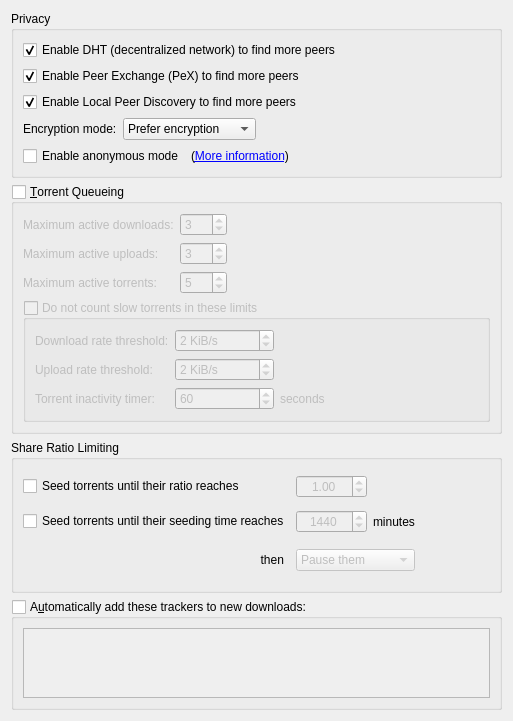
          <widget class="QWidget" name="scrollAreaWidgetContents_4">
           <property name="geometry">
            <rect>
             <x>0</x>
             <y>0</y>
             <width>513</width>
             <height>679</height>
            </rect>
           </property>
           <layout class="QVBoxLayout" name="verticalLayout_7">
            <item>
             <widget class="QGroupBox" name="AddBTFeaturesBox">
              <property name="title">
               <string>Privacy</string>
              </property>
              <layout class="QVBoxLayout" name="verticalLayout_14">
               <item>
                <widget class="QCheckBox" name="checkDHT">
                 <property name="text">
                  <string>Enable DHT (decentralized network) to find more peers</string>
                 </property>
                 <property name="checked">
                  <bool>true</bool>
                 </property>
                </widget>
               </item>
               <item>
                <widget class="QCheckBox" name="checkPeX">
                 <property name="toolTip">
                  <string>Exchange peers with compatible Bittorrent clients (µTorrent, Vuze, ...)</string>
                 </property>
                 <property name="text">
                  <string>Enable Peer Exchange (PeX) to find more peers</string>
                 </property>
                 <property name="checked">
                  <bool>true</bool>
                 </property>
                </widget>
               </item>
               <item>
                <widget class="QCheckBox" name="checkLSD">
                 <property name="toolTip">
                  <string>Look for peers on your local network</string>
                 </property>
                 <property name="text">
                  <string>Enable Local Peer Discovery to find more peers</string>
                 </property>
                 <property name="checked">
                  <bool>true</bool>
                 </property>
                </widget>
               </item>
               <item>
                <layout class="QHBoxLayout">
                 <item>
                  <widget class="QLabel" name="lbl_encryption">
                   <property name="text">
                    <string>Encryption mode:</string>
                   </property>
                  </widget>
                 </item>
                 <item>
                  <widget class="QComboBox" name="comboEncryption">
                   <item>
                    <property name="text">
                     <string>Prefer encryption</string>
                    </property>
                   </item>
                   <item>
                    <property name="text">
                     <string>Require encryption</string>
                    </property>
                   </item>
                   <item>
                    <property name="text">
                     <string>Disable encryption</string>
                    </property>
                   </item>
                  </widget>
                 </item>
                 <item>
                  <spacer>
                   <property name="orientation">
                    <enum>Qt::Horizontal</enum>
                   </property>
                   <property name="sizeHint" stdset="0">
                    <size>
                     <width>40</width>
                     <height>20</height>
                    </size>
                   </property>
                  </spacer>
                 </item>
                </layout>
               </item>
               <item>
                <layout class="QHBoxLayout" name="horizontalLayout_6">
                 <item>
                  <widget class="QCheckBox" name="checkAnonymousMode">
                   <property name="toolTip">
                    <string>Enable when using a proxy or a VPN connection</string>
                   </property>
                   <property name="text">
                    <string>Enable anonymous mode</string>
                   </property>
                  </widget>
                 </item>
                 <item>
                  <widget class="QLabel" name="label_anonymous">
                   <property name="text">
                    <string> (&lt;a href=&quot;https://github.com/qbittorrent/qBittorrent/wiki/Anonymous-Mode&quot;&gt;More information&lt;/a&gt;)</string>
                   </property>
                   <property name="openExternalLinks">
                    <bool>true</bool>
                   </property>
                  </widget>
                 </item>
                 <item>
                  <spacer name="horizontalSpacer_14">
                   <property name="orientation">
                    <enum>Qt::Horizontal</enum>
                   </property>
                   <property name="sizeHint" stdset="0">
                    <size>
                     <width>40</width>
                     <height>20</height>
                    </size>
                   </property>
                  </spacer>
                 </item>
                </layout>
               </item>
              </layout>
             </widget>
            </item>
            <item>
             <widget class="QGroupBox" name="checkEnableQueueing">
              <property name="title">
               <string>&amp;Torrent Queueing</string>
              </property>
              <property name="checkable">
               <bool>true</bool>
              </property>
              <property name="checked">
               <bool>false</bool>
              </property>
              <layout class="QGridLayout" name="gridLayout_2">
               <property name="bottomMargin">
                <number>9</number>
               </property>
               <item row="0" column="0">
                <widget class="QLabel" name="label_max_active_dl">
                 <property name="text">
                  <string>Maximum active downloads:</string>
                 </property>
                </widget>
               </item>
               <item row="0" column="1">
                <widget class="QSpinBox" name="spinMaxActiveDownloads">
                 <property name="minimum">
                  <number>-1</number>
                 </property>
                 <property name="maximum">
                  <number>999</number>
                 </property>
                 <property name="value">
                  <number>3</number>
                 </property>
                </widget>
               </item>
               <item row="1" column="0">
                <widget class="QLabel" name="label_max_active_up">
                 <property name="text">
                  <string>Maximum active uploads:</string>
                 </property>
                </widget>
               </item>
               <item row="1" column="1">
                <widget class="QSpinBox" name="spinMaxActiveUploads">
                 <property name="minimum">
                  <number>-1</number>
                 </property>
                 <property name="maximum">
                  <number>999</number>
                 </property>
                 <property name="value">
                  <number>3</number>
                 </property>
                </widget>
               </item>
               <item row="2" column="0">
                <widget class="QLabel" name="maxActiveTorrents_lbl">
                 <property name="text">
                  <string>Maximum active torrents:</string>
                 </property>
                </widget>
               </item>
               <item row="2" column="1">
                <widget class="QSpinBox" name="spinMaxActiveTorrents">
                 <property name="minimum">
                  <number>-1</number>
                 </property>
                 <property name="maximum">
                  <number>999</number>
                 </property>
                 <property name="value">
                  <number>5</number>
                 </property>
                </widget>
               </item>
               <item row="1" column="2">
                <spacer name="horizontalSpacer_2">
                 <property name="orientation">
                  <enum>Qt::Horizontal</enum>
                 </property>
                 <property name="sizeHint" stdset="0">
                  <size>
                   <width>40</width>
                   <height>20</height>
                  </size>
                 </property>
                </spacer>
               </item>
               <item row="0" column="2">
                <spacer name="horizontalSpacer_7">
                 <property name="orientation">
                  <enum>Qt::Horizontal</enum>
                 </property>
                 <property name="sizeHint" stdset="0">
                  <size>
                   <width>40</width>
                   <height>20</height>
                  </size>
                 </property>
                </spacer>
               </item>
               <item row="2" column="2">
                <spacer name="horizontalSpacer_11">
                 <property name="orientation">
                  <enum>Qt::Horizontal</enum>
                 </property>
                 <property name="sizeHint" stdset="0">
                  <size>
                   <width>40</width>
                   <height>20</height>
                  </size>
                 </property>
                </spacer>
               </item>
               <item row="3" column="0" colspan="3">
                <widget class="QGroupBox" name="checkIgnoreSlowTorrentsForQueueing">
                 <property name="title">
                  <string>Do not count slow torrents in these limits</string>
                 </property>
                 <property name="checkable">
                  <bool>true</bool>
                 </property>
                 <property name="checked">
                  <bool>false</bool>
                 </property>
                 <layout class="QGridLayout" name="gridLayout_8">
                  <item row="2" column="3">
                   <spacer name="horizontalSpacer_21">
                    <property name="orientation">
                     <enum>Qt::Horizontal</enum>
                    </property>
                    <property name="sizeHint" stdset="0">
                     <size>
                      <width>40</width>
                      <height>20</height>
                     </size>
                    </property>
                   </spacer>
                  </item>
                  <item row="0" column="1">
                   <widget class="QSpinBox" name="spinDownloadRateForSlowTorrents">
                    <property name="suffix">
                     <string> KiB/s</string>
                    </property>
                    <property name="maximum">
                     <number>2000000</number>
                    </property>
                    <property name="value">
                     <number>2</number>
                    </property>
                   </widget>
                  </item>
                  <item row="1" column="1">
                   <widget class="QSpinBox" name="spinUploadRateForSlowTorrents">
                    <property name="suffix">
                     <string> KiB/s</string>
                    </property>
                    <property name="maximum">
                     <number>2000000</number>
                    </property>
                    <property name="value">
                     <number>2</number>
                    </property>
                   </widget>
                  </item>
                  <item row="1" column="0">
                   <widget class="QLabel" name="labelUploadRateForSlowTorrents">
                    <property name="text">
                     <string>Upload rate threshold:</string>
                    </property>
                   </widget>
                  </item>
                  <item row="0" column="0">
                   <widget class="QLabel" name="labelDownloadRateForSlowTorrents">
                    <property name="text">
                     <string>Download rate threshold:</string>
                    </property>
                   </widget>
                  </item>
                  <item row="0" column="3">
                   <spacer name="horizontalSpacer_9">
                    <property name="orientation">
                     <enum>Qt::Horizontal</enum>
                    </property>
                    <property name="sizeHint" stdset="0">
                     <size>
                      <width>40</width>
                      <height>20</height>
                     </size>
                    </property>
                   </spacer>
                  </item>
                  <item row="1" column="3">
                   <spacer name="horizontalSpacer_15">
                    <property name="orientation">
                     <enum>Qt::Horizontal</enum>
                    </property>
                    <property name="sizeHint" stdset="0">
                     <size>
                      <width>40</width>
                      <height>20</height>
                     </size>
                    </property>
                   </spacer>
                  </item>
                  <item row="2" column="1">
                   <widget class="QSpinBox" name="spinSlowTorrentsInactivityTimer">
                    <property name="minimum">
                     <number>1</number>
                    </property>
                    <property name="maximum">
                     <number>999999</number>
                    </property>
                    <property name="value">
                     <number>60</number>
                    </property>
                   </widget>
                  </item>
                  <item row="2" column="0">
                   <widget class="QLabel" name="labelSlowTorrentInactivityTimer">
                    <property name="text">
                     <string>Torrent inactivity timer:</string>
                    </property>
                   </widget>
                  </item>
                  <item row="2" column="2">
                   <widget class="QLabel" name="labelSeconds">
                    <property name="text">
                     <string>seconds</string>
                    </property>
                   </widget>
                  </item>
                 </layout>
                </widget>
               </item>
              </layout>
             </widget>
            </item>
            <item>
             <widget class="QGroupBox" name="ratioBox">
              <property name="title">
               <string>Share Ratio Limiting</string>
              </property>
              <layout class="QGridLayout" name="gridLayout_91">
               <item row="0" column="0" rowspan="3" colspan="3">
                <widget class="QCheckBox" name="checkMaxRatio">
                 <property name="text">
                  <string>Seed torrents until their ratio reaches</string>
                 </property>
                </widget>
               </item>
               <item row="1" column="6" rowspan="2">
                <spacer name="horizontalSpacer_161">
                 <property name="orientation">
                  <enum>Qt::Horizontal</enum>
                 </property>
                 <property name="sizeHint" stdset="0">
                  <size>
                   <width>109</width>
                   <height>20</height>
                  </size>
                 </property>
                </spacer>
               </item>
               <item row="4" column="2">
                <widget class="QLabel" name="label">
                 <property name="text">
                  <string>then</string>
                 </property>
                 <property name="alignment">
                  <set>Qt::AlignRight|Qt::AlignTrailing|Qt::AlignVCenter</set>
                 </property>
                </widget>
               </item>
               <item row="4" column="4" colspan="2">
                <widget class="QComboBox" name="comboRatioLimitAct">
                 <property name="enabled">
                  <bool>false</bool>
                 </property>
                 <item>
                  <property name="text">
                   <string>Pause them</string>
                  </property>
                 </item>
                 <item>
                  <property name="text">
                   <string>Remove them</string>
                  </property>
                 </item>
                </widget>
               </item>
               <item row="4" column="6">
                <spacer name="horizontalSpacer_20">
                 <property name="orientation">
                  <enum>Qt::Horizontal</enum>
                 </property>
                 <property name="sizeHint" stdset="0">
                  <size>
                   <width>121</width>
                   <height>28</height>
                  </size>
                 </property>
                </spacer>
               </item>
               <item row="4" column="1">
                <spacer name="horizontalSpacer_171">
                 <property name="orientation">
                  <enum>Qt::Horizontal</enum>
                 </property>
                 <property name="sizeHint" stdset="0">
                  <size>
                   <width>100</width>
                   <height>42</height>
                  </size>
                 </property>
                </spacer>
               </item>
               <item row="3" column="6">
                <spacer name="horizontalSpacer_191">
                 <property name="orientation">
                  <enum>Qt::Horizontal</enum>
                 </property>
                 <property name="sizeHint" stdset="0">
                  <size>
                   <width>40</width>
                   <height>20</height>
                  </size>
                 </property>
                </spacer>
               </item>
               <item row="3" column="4">
                <widget class="QSpinBox" name="spinMaxSeedingMinutes">
                 <property name="enabled">
                  <bool>false</bool>
                 </property>
                 <property name="alignment">
                  <set>Qt::AlignCenter</set>
                 </property>
                 <property name="maximum">
                  <number>9999999</number>
                 </property>
                 <property name="value">
                  <number>1440</number>
                 </property>
                </widget>
               </item>
               <item row="1" column="4">
                <widget class="QDoubleSpinBox" name="spinMaxRatio">
                 <property name="enabled">
                  <bool>false</bool>
                 </property>
                 <property name="alignment">
                  <set>Qt::AlignHCenter</set>
                 </property>
                 <property name="minimum">
                  <double>0.000000000000000</double>
                 </property>
                 <property name="maximum">
                  <double>9998.000000000000000</double>
                 </property>
                 <property name="singleStep">
                  <double>0.050000000000000</double>
                 </property>
                 <property name="value">
                  <double>1.000000000000000</double>
                 </property>
                </widget>
               </item>
               <item row="3" column="5">
                <widget class="QLabel" name="label_11">
                 <property name="text">
                  <string>minutes</string>
                 </property>
                </widget>
               </item>
               <item row="3" column="0" colspan="4">
                <widget class="QCheckBox" name="checkMaxSeedingMinutes">
                 <property name="text">
                  <string>Seed torrents until their seeding time reaches</string>
                 </property>
                </widget>
               </item>
              </layout>
             </widget>
            </item>
            <item>
             <widget class="QGroupBox" name="checkEnableAddTrackers">
              <property name="sizePolicy">
               <sizepolicy hsizetype="Preferred" vsizetype="Preferred">
                <horstretch>0</horstretch>
                <verstretch>0</verstretch>
               </sizepolicy>
              </property>
              <property name="title">
               <string>A&amp;utomatically add these trackers to new downloads:</string>
              </property>
              <property name="checkable">
               <bool>true</bool>
              </property>
              <property name="checked">
               <bool>false</bool>
              </property>
              <layout class="QGridLayout" name="gridLayout_16">
               <item row="0" column="0">
                <widget class="QPlainTextEdit" name="textTrackers">
                 <property name="enabled">
                  <bool>true</bool>
                 </property>
                 <property name="focusPolicy">
                  <enum>Qt::StrongFocus</enum>
                 </property>
                </widget>
               </item>
              </layout>
             </widget>
            </item>
            <item>
             <spacer name="verticalSpacer_8">
              <property name="orientation">
               <enum>Qt::Vertical</enum>
              </property>
              <property name="sizeHint" stdset="0">
               <size>
                <width>20</width>
                <height>40</height>
               </size>
              </property>
             </spacer>
            </item>
           </layout>
          </widget>
